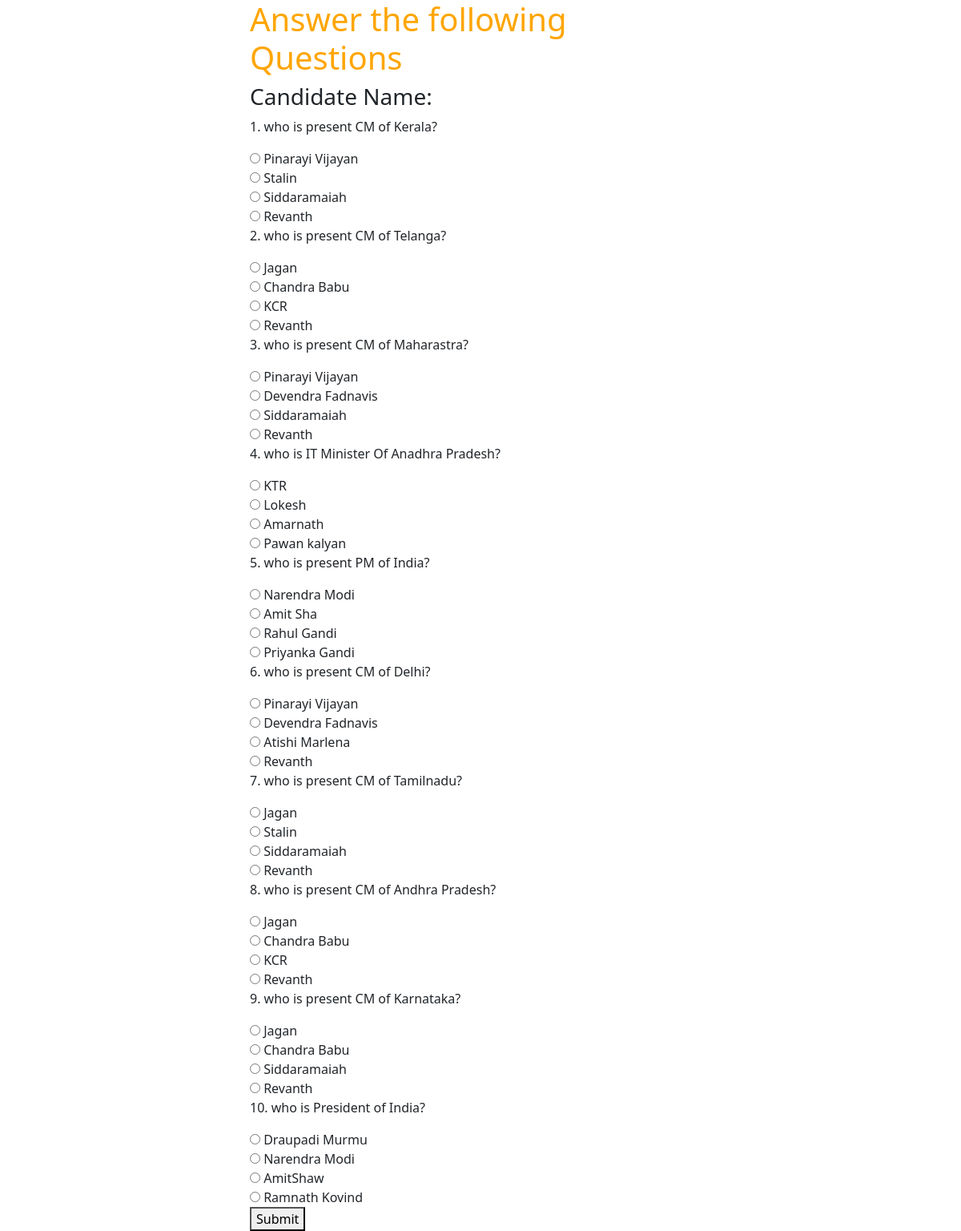
The page /quiz on the database its author committed.
### app1/models.py (models this page shows, shortened)
class Question(models.Model):
    text = models.CharField(max_length=255)
    optiona=models.CharField(max_length=100)
    optionb=models.CharField(max_length=100)
    optionc=models.CharField(max_length=100)
    optiond=models.CharField(max_length=100)
    answer = models.CharField(max_length=1, choices=[('A', 'A'), ('B', 'B'), ('C', 'C'), ('D', 'D')])

### app1/views.py (the view, shortened to what this page needs)
# urls.py: path('quiz',views.quiz,name='quiz'),
def quiz(request):
    global username
    if 'randomQuestions' in request.session:
        randomQuestions = Question.objects.filter(id__in=request.session['randomQuestions'])
    else:
        questionsList = list(Question.objects.all())
        randomQuestions = random.sample(questionsList, len(questionsList))
        request.session['randomQuestions'] = [q.id for q in randomQuestions]
    return render(request, "quiztemp.html", {"questions": randomQuestions,"uname":username})

### templates/quiztemp.html (shortened to what this page needs)
<!DOCTYPE html>
<html>
<head>
    <link href="https://cdn.jsdelivr.net/npm/bootstrap@5.3.3/dist/css/bootstrap.min.css" rel="stylesheet"
>
</head>
<body>
    <div class="container col-lg-6">
        <h1 style="color: orange">Answer the following Questions</h1>
        <h3>
            Candidate Name:
        </h3>
        <form method="POST">
            {% for question in questions %}
            <div>
                <p>{{ forloop.counter }}. {{ question.text }}</p>
                <label><input type="radio" name="{{ question.id }}" value="A"> {{ question.optiona }}</label><br>
                <label><input type="radio" name="{{ question.id }}" value="B"> {{ question.optionb }}</label><br>
                <label><input type="radio" name="{{ question.id }}" value="C"> {{ question.optionc }}</label><br>
                <label><input type="radio" name="{{ question.id }}" value="D"> {{ question.optiond }}</label><br>
            </div>
            {% endfor %}
            <button type="submit">Submit</button>
        </form>
    </div>
</body>
</html>

### rows shown on the page
Question: text "who is present CM of Kerala?", optiona "Pinarayi Vijayan", optionb "Stalin", optionc "Siddaramaiah", optiond "Revanth"
Question: text "who is present CM of Telanga?", optiona "Jagan", optionb "Chandra Babu", optionc "KCR", optiond "Revanth"
Question: text "who is present CM of Maharastra?", optiona "Pinarayi Vijayan", optionb "Devendra Fadnavis", optionc "Siddaramaiah", optiond "Revanth"
Question: text "who is IT Minister Of Anadhra Pradesh?", optiona "KTR", optionb "Lokesh", optionc "Amarnath", optiond "Pawan kalyan"
Question: text "who is present PM of India?", optiona "Narendra Modi", optionb "Amit Sha", optionc "Rahul Gandi", optiond "Priyanka Gandi"
Question: text "who is present CM of Delhi?", optiona "Pinarayi Vijayan", optionb "Devendra Fadnavis", optionc "Atishi Marlena", optiond "Revanth"
Question: text "who is present CM of Tamilnadu?", optiona "Jagan", optionb "Stalin", optionc "Siddaramaiah", optiond "Revanth"
Question: text "who is present CM of Andhra Pradesh?", optiona "Jagan", optionb "Chandra Babu", optionc "KCR", optiond "Revanth"
Question: text "who is present CM of Karnataka?", optiona "Jagan", optionb "Chandra Babu", optionc "Siddaramaiah", optiond "Revanth"
Question: text "who is President of India?", optiona "Draupadi Murmu", optionb "Narendra Modi", optionc "AmitShaw", optiond "Ramnath Kovind"
